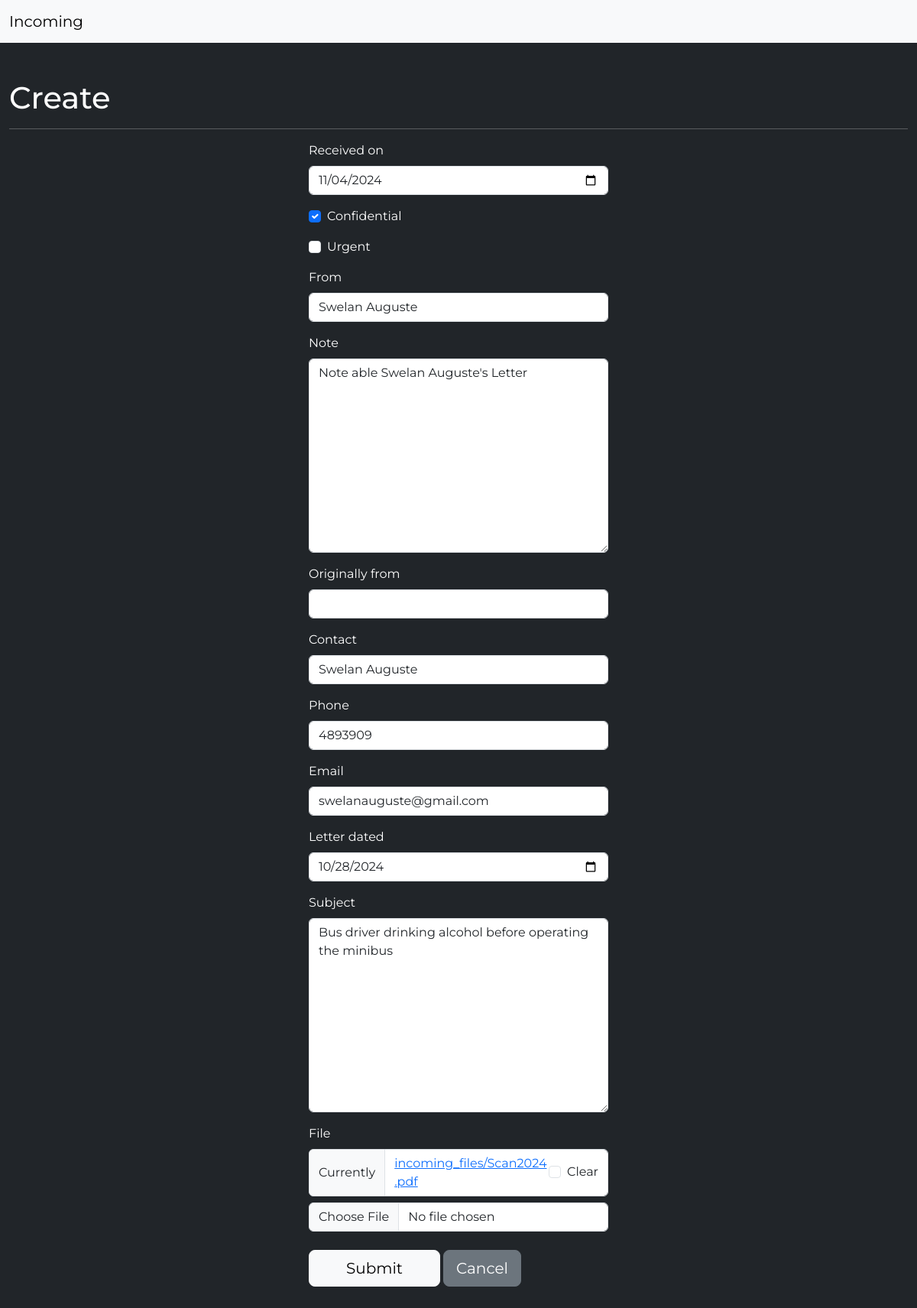
The page /update/wf8xmrsl7g/ on the database its author committed.
### incomings/models.py (models this page shows, shortened)
class Incoming(models.Model):
    ref = models.CharField(
        max_length=10, unique=True, default=get_random_string(length=10)
    )
    slug = models.SlugField(max_length=10, unique=True, blank=True, null=True)
    created_at = models.DateTimeField(auto_now_add=True)
    received_on = models.DateField(blank=True, null=True)
    conf = models.BooleanField('confidential',default=False)
    urgent = models.BooleanField(default=False)
    received_from = models.CharField("from", max_length=100, blank=True, null=True)
    note = models.TextField(blank=True, null=True)
    originally_from = models.CharField(max_length=100, blank=True, null=True)
    contact = models.CharField(max_length=100, blank=True, null=True)
    phone = models.CharField(max_length=100, blank=True, null=True)
    email = models.EmailField(blank=True, null=True)
    letter_dated = models.DateField(blank=True, null=True,  default=timezone.now)
    subject = models.TextField(blank=True, null=True)
    file = models.FileField(upload_to="incoming_files/", blank=True, null=True)
    class Meta:
        ordering = ["-received_on"]

### incomings/views.py (the view)
# urls.py: path("update/<slug:slug>/", views.IncomingUpdateView.as_view(), name="update"),
class IncomingUpdateView(UpdateView):
    model = models.Incoming
    form_class = forms.IncomingForm

### incomings/forms.py
class IncomingForm(forms.ModelForm):
    class Meta:
        model = models.Incoming
        fields = "__all__"
        exclude = ["slug", "ref"]
        widgets = {
            "received_on": forms.DateInput(attrs={"type": "date"}),
            "letter_dated": forms.DateInput(attrs={"type": "date"}),
        }

### templates/incomings/incoming_form.html (shortened to what this page needs)
{% extends 'base.html' %}
{% load crispy_forms_tags %}
{% block content %}
<h1>Create</h1>
<hr>
<form class="col-lg-4 mx-auto"
    action=""
    method="post"
    enctype="multipart/form-data">
    {{ form|crispy }}
    <div class="gap-2 pt-2">
        <button class="btn btn-lg btn-light px-5"
            type="submit">Submit</button>
        <a class="btn btn-lg btn-secondary"
            href="">Cancel</a>
    </div>
</form>
{% endblock content %}

### templates/base.html (style rules this page uses)
html, body { font-family: "Montserrat", serif; font-optical-sizing: auto; font-style: normal; }

### rows shown on the page
Incoming: received_on "11/04/2024", conf "☑", received_from "Swelan Auguste", note "Note able Swelan Auguste's Letter", contact "Swelan Auguste", phone "4893909", email "swelanauguste@gmail.com", letter_dated "10/28/2024", subject "Bus driver drinking alcohol before operating the minibus"
